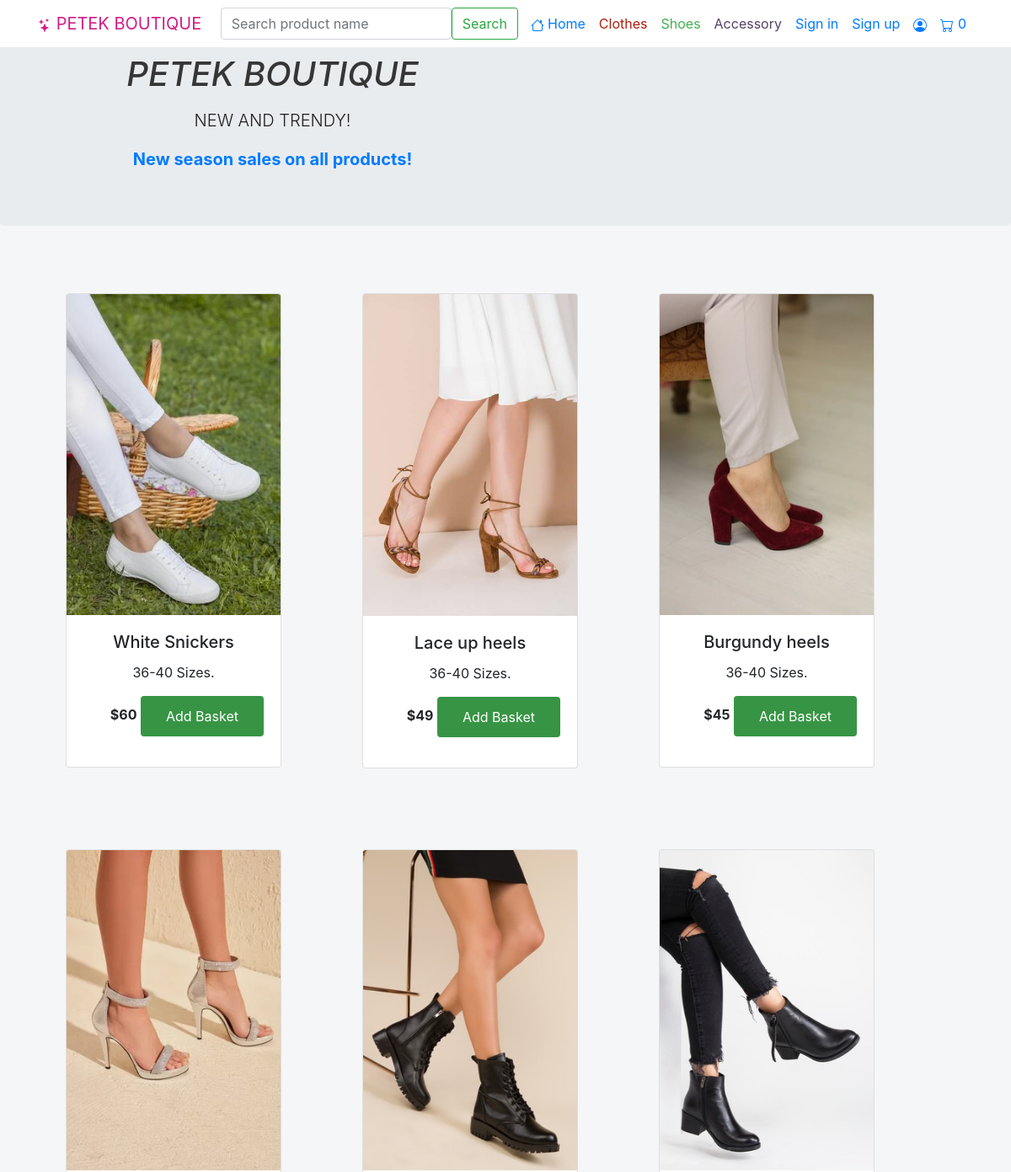
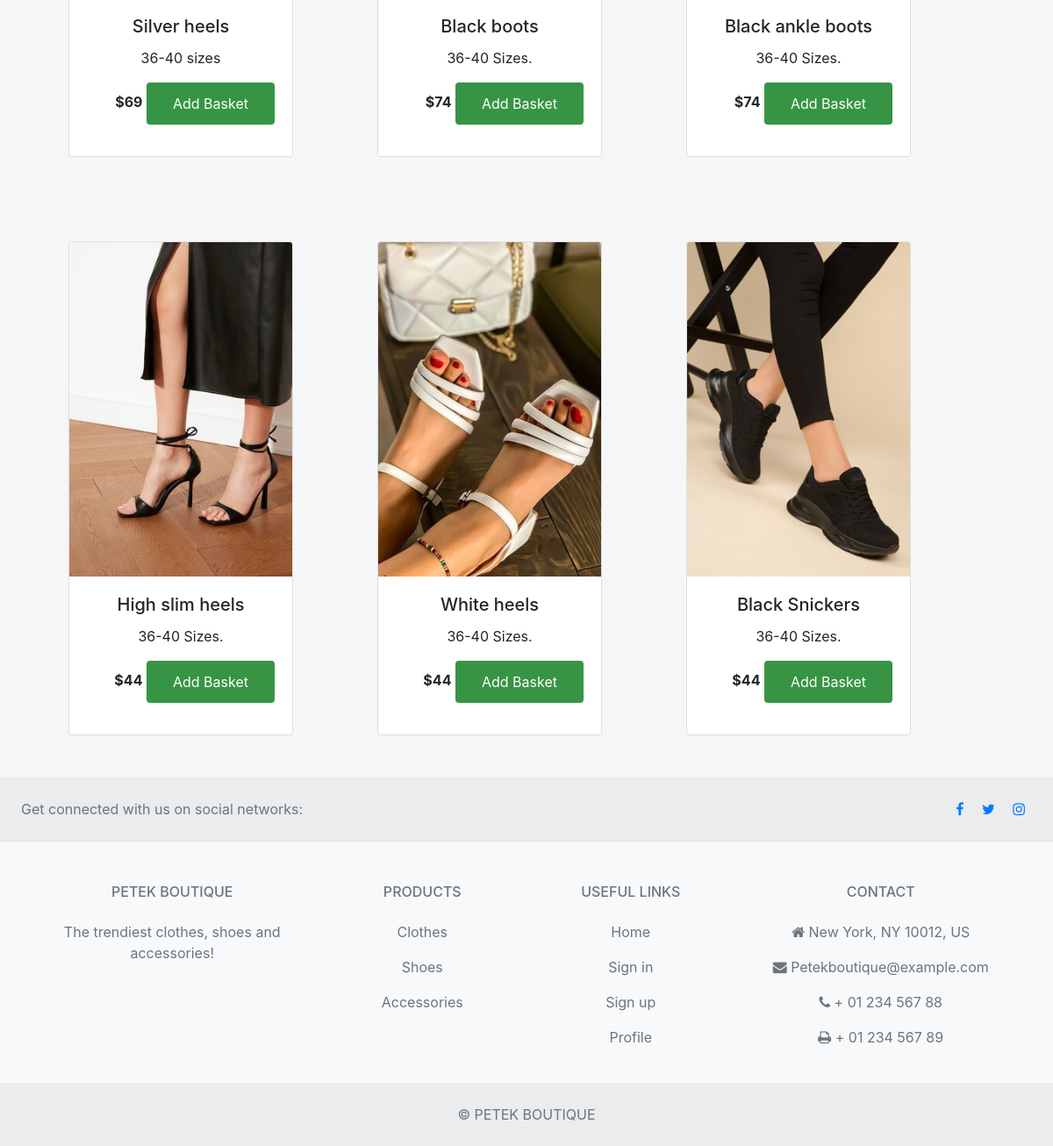
Screenshot of /shoes.php with the database file from the repository (2 pictures, top to bottom).
### tables this page shows
CREATE TABLE `clothes` (
  `ID` int(11) NOT NULL,
  `clothes_name` varchar(50) NOT NULL,
  `property` varchar(50) NOT NULL,
  `price` int(20) NOT NULL,
  `image_name` varchar(50) NOT NULL
);

### shoes.php (the view, shortened to what this page needs)
<!DOCTYPE html>
<html>
    <head>
        <link rel="stylesheet" href="bootstrap-4.6.0-dist/css/bootstrap.min.css">
        <link rel="stylesheet" href="style.css">
    </head>
    <body>
    <?php include "navbar.php"; ?>
<?php require_once "connect2.php";
$shoes = $connection->query("SELECT*FROM clothes WHERE ID>=10 AND ID<19", PDO::FETCH_OBJ)->fetchAll();
?>
<div class="container">
    <div class="row">
<?php foreach ($shoes as $shoe) { ?>
    <div class="my-2 px-2" >
   <div class="card text-center ürünler" style="width: 16rem;">
   <img src="images/<?php echo $shoe->image_name; ?>" class="card-img-top" alt="...">
   <div class="card-body">
     <h5 class="card-title"><?php echo $shoe->clothes_name; ?></h5>
     <p class="card-text"><?php echo $shoe->property; ?></p>
     <p class= "text-right price-container"><strong>$<?php echo $shoe->price; ?></strong>
     <button product-id="<?php echo $shoe->ID; ?>" class="btn btn-primary butonlar">Add Basket</button>
  </div>
</div>
</div>
<?php } ?>
</div>
</div>
<?php include "footer.php"; ?>
    </body>
</html>

### style.css (style rules this page uses)
body { text-align: center; background-color: rgb(245, 246, 248); }
.ürünler { margin: 40px; float: left; }
img { margin-right: 10px; float: left; }
.butonlar { padding: 12px 30px; border: 1px ; text-decoration: none; color: rgb(255, 255, 255); background-color: rgb(55, 148, 68); }

### rows the page displays
clothes: image_name (picture), clothes_name "White Snickers", property "36-40 Sizes.", price "60"
clothes: image_name (picture), clothes_name "Lace up heels", property "36-40 Sizes.", price "49"
clothes: image_name (picture), clothes_name "Burgundy heels", property "36-40 Sizes.", price "45"
clothes: image_name (picture), clothes_name "Silver heels", property "36-40 sizes", price "69"
clothes: image_name (picture), clothes_name "Black boots", property "36-40 Sizes.", price "74"
clothes: image_name (picture), clothes_name "Black ankle boots", property "36-40 Sizes.", price "74"
clothes: image_name (picture), clothes_name "High slim heels", property "36-40 Sizes.", price "44"
clothes: image_name (picture), clothes_name "White heels", property "36-40 Sizes.", price "44"
clothes: image_name (picture), clothes_name "Black Snickers", property "36-40 Sizes.", price "44"

### other values shown
$total_count "0"
